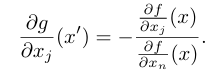
#> input picture client/backup/test.png, 216 x 76 px
$ python -i tex_compile.py   (imports and definitions only)
#> lines starting #> are read from the running program, lines starting #| are printed output that depends on the picture
#> further down, picture is the input picture: PIL image 216x76 RGBA; mean R, G, B, A 243.8, 243.8, 243.8, 255
import os
import subprocess
import time
from pathlib import Path

from PIL import Image, ImageEnhance, ImageChops

from config import Config

try:
    import fitz  # PyMuPDF
except:
    pass

# [114 lines left out: function latex_symbol_to_png, not called in this run]

def crop_img_obj(img: Image.Image, bg_color: tuple[int, int, int] | None = (255, 255, 255)):
    # Use alpha if requested/available
#> called with bg_color = (255, 255, 255)
    if bg_color is None and (img.mode in ("RGBA", "LA") or ("transparency" in img.info)):
        if img.mode not in ("RGBA", "LA"):
            img = img.convert("RGBA")
        alpha = img.getchannel("A")
        bbox = alpha.getbbox()
        return img.crop(bbox) if bbox else img
    else:
        rgb = img.convert("RGB")
        use_bg = bg_color if bg_color is not None else rgb.getpixel((0, 0))
#> use_bg = (255, 255, 255)
        bg_img = Image.new("RGB", rgb.size, use_bg)
#> bg_img: PIL image 216x76 RGB; every value is 255
        diff = ImageChops.difference(rgb, bg_img)
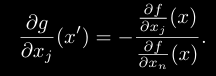
#> diff: PIL image 216x76 RGB; min 0, max 255, mean 11.2
        diff = ImageChops.add(diff, diff, 2.0, -10)
        bbox = diff.getbbox()
#> bbox = (20, 3, 205, 69)
        return img.crop(bbox) if bbox else img
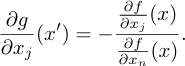
#> returned value: PIL image 185x66 RGBA; mean R, G, B, A 239.9, 239.9, 239.9, 255

# [24 lines left out: function create_img, not called in this run]

def compile_to_png(raw_tex_code: str, thread=None) -> str:
    fp = create_img(raw_tex_code, Config.WORKING_DIR, thread=thread)
    return fp

>>> from PIL import Image
>>> picture = Image.open('../backup/test.png')
>>> result = crop_img_obj(picture)
